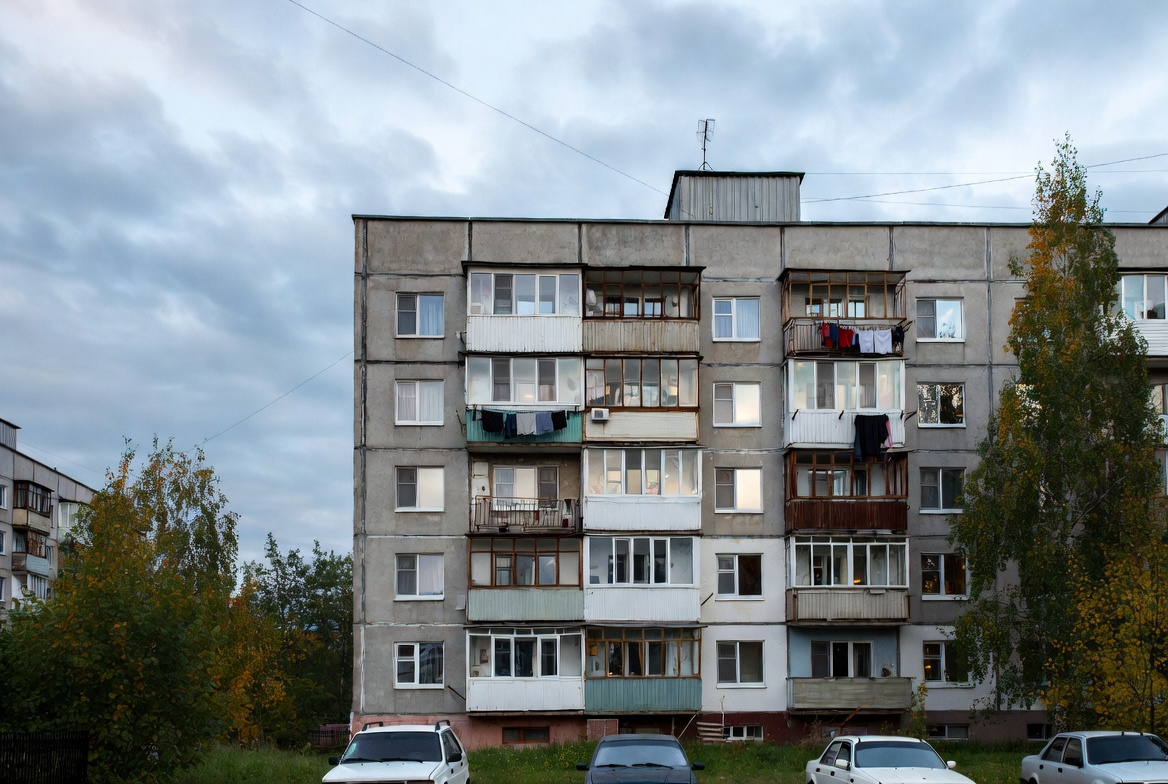
#> input picture Conscript/img/apartment-outside.jpg, 1168 x 784 px
$ python install_portrait_image.py ../Conscript/img/apartment-outside.jpg out.png
#> lines starting #> are read from the running program, lines starting #| are printed output that depends on the picture
#!/usr/bin/env python3
"""Center-crop to 3:4 and resize a generated portrait for dialog UI."""

from __future__ import annotations

import argparse
import sys
from pathlib import Path

try:
    from PIL import Image
except ImportError:
    print("Pillow required: pip install Pillow", file=sys.stderr)
    sys.exit(1)

DEFAULT_SIZE = (384, 512)
PORTRAIT_ASPECT = DEFAULT_SIZE[0] / DEFAULT_SIZE[1]


def fit_portrait(img: Image.Image, size: tuple[int, int]) -> Image.Image:
#> called with size = (384, 512)
    img = img.convert("RGB")
#> img is the input picture: PIL image 1168x784 RGB; mean R, G, B 125.6, 134.1, 137.3
    w, h = img.size
#> w = 1168; h = 784
    target_aspect = size[0] / size[1]
    current = w / h
#> current = 1.49
    if current > target_aspect:
        new_w = int(h * target_aspect)
#> new_w = 588
        left = (w - new_w) // 2
#> left = 290
        img = img.crop((left, 0, left + new_w, h))
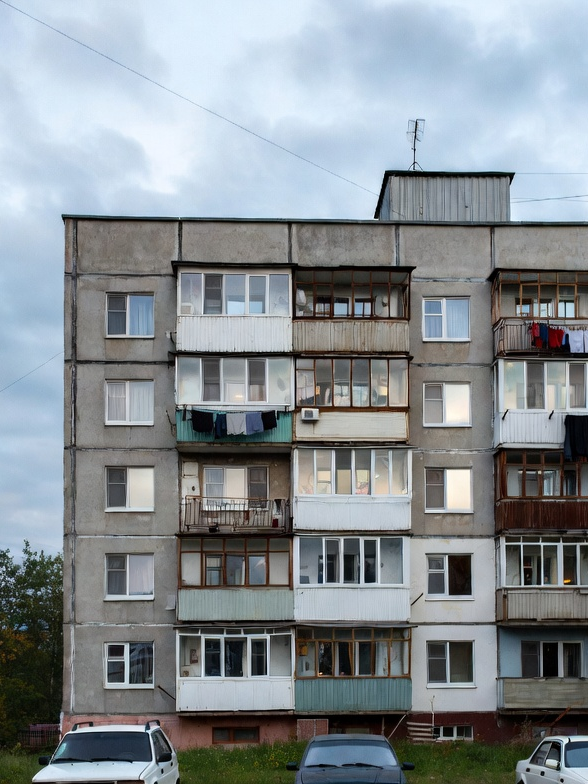
#> img: PIL image 588x784 RGB; mean R, G, B 134.5, 141.6, 146.2
    else:
        new_h = int(w / target_aspect)
        top = (h - new_h) // 2
        img = img.crop((0, top, w, top + new_h))
    return img.resize(size, Image.Resampling.LANCZOS)


def main() -> None:
    parser = argparse.ArgumentParser(description=__doc__)
    parser.add_argument("source", type=Path)
    parser.add_argument("dest", type=Path)
    parser.add_argument("--width", type=int, default=DEFAULT_SIZE[0])
    parser.add_argument("--height", type=int, default=DEFAULT_SIZE[1])
    args = parser.parse_args()

    if not args.source.is_file():
        print(f"Source not found: {args.source}", file=sys.stderr)
        sys.exit(1)

    size = (args.width, args.height)
    args.dest.parent.mkdir(parents=True, exist_ok=True)
    out = fit_portrait(Image.open(args.source), size)
    out.save(args.dest, optimize=True)
    print(f"Wrote {args.dest} ({out.size[0]}x{out.size[1]})")
#| Wrote out.png (384x512)


if __name__ == "__main__":
    main()

$ run again, on Conscript/img/store.jpg
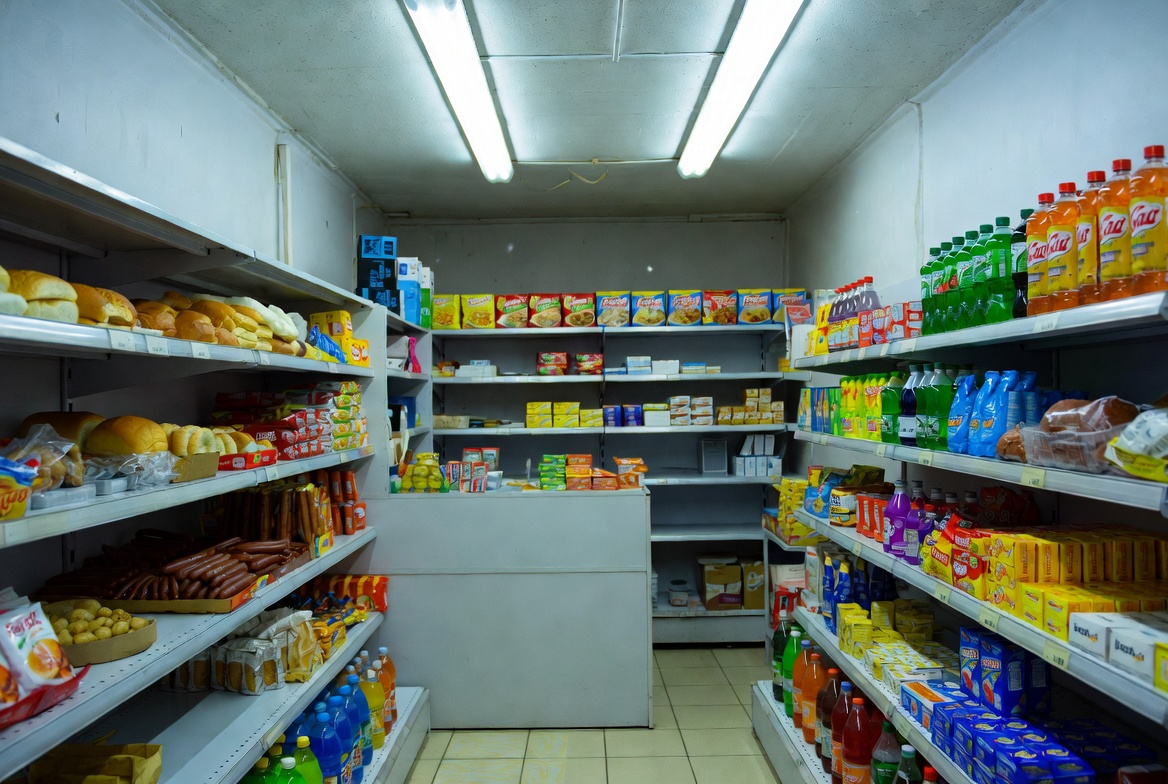
#> input picture Conscript/img/store.jpg, 1168 x 784 px
#> in fit_portrait, img is the input picture: PIL image 1168x784 RGB; mean R, G, B 104.1, 116.5, 109
#> in fit_portrait, `img = img.crop((left, 0, left + new_w, h))`:
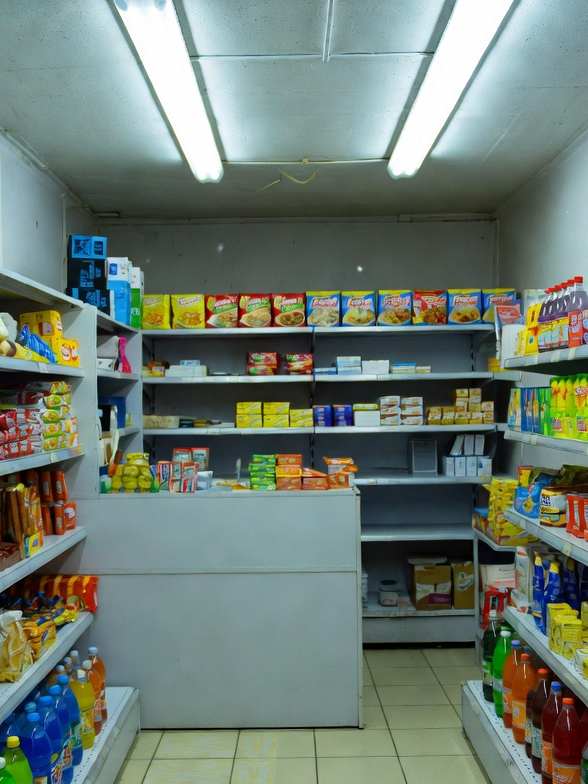
#> img: PIL image 588x784 RGB; mean R, G, B 110.2, 124.4, 114.4
#| Wrote out.png (384x512)

$ run again, on Conscript/img/apartment-inside.png
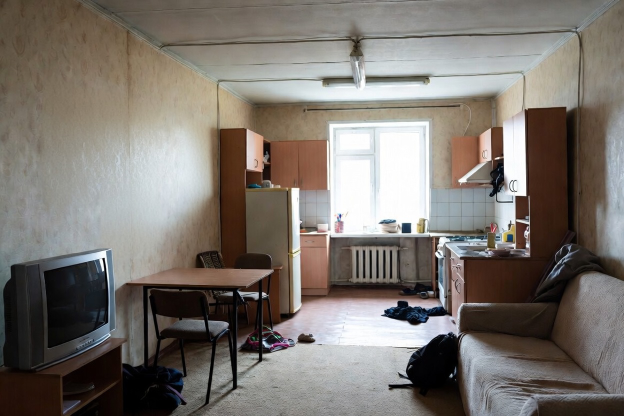
#> input picture Conscript/img/apartment-inside.png, 1248 x 832 px (shown at 1/2 size)
#> in fit_portrait, img is the input picture: PIL image 1248x832 RGB; mean R, G, B 123.4, 117, 110.9
#> in fit_portrait, `img = img.crop((left, 0, left + new_w, h))`:
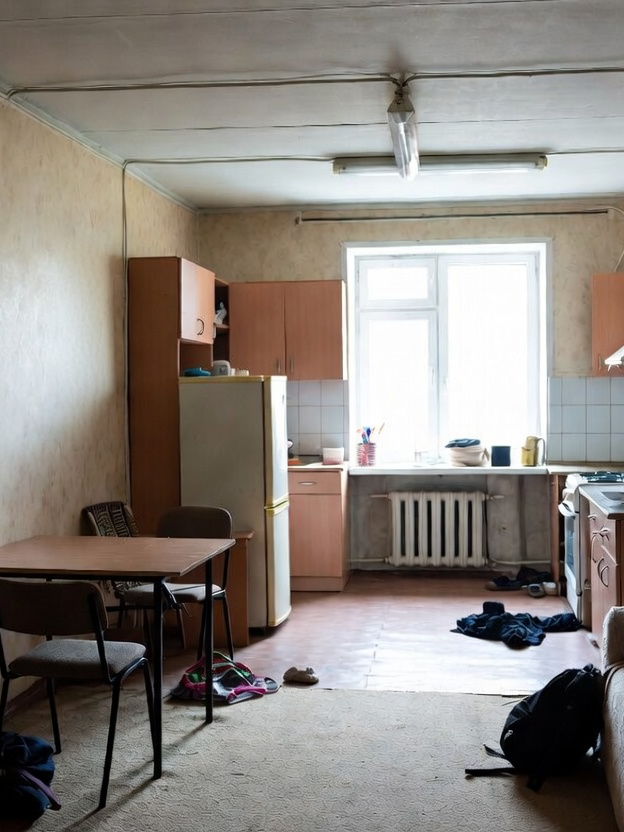
#> img: PIL image 624x832 RGB; mean R, G, B 140.8, 134.3, 128.3
#| Wrote out.png (384x512)
